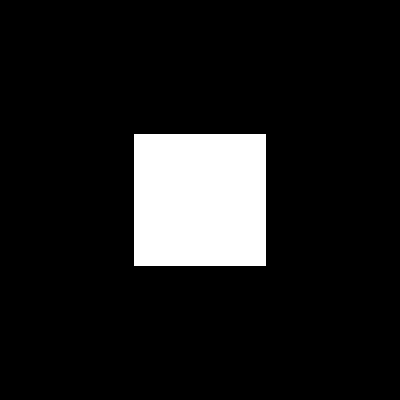
Frame 1 (no input)
Frame 60 (the mouse pressed at the canvas centre just before this capture): identical to frame 1, image omitted
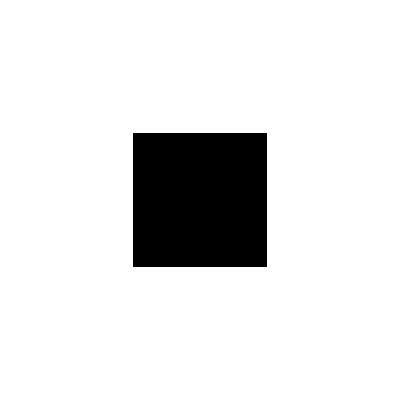
Frame 120 (the mouse held since frame 60 and released just before this capture)

The Processing sketch that drew these frames (run headless with seeded random() and noise(); from frame 60 on, the mouse is pressed at the canvas centre):

// Processing sketch: LightOn_LightOn
// ── LightOn_LightOn.pde
boolean lightOn = false;
int buttonX;
int buttonY;
int buttonSizeX;
int buttonSizeY;
int light;

void setup() {
  size (400, 400);
  rectMode(CENTER);
  buttonX = width/2;
  buttonY = height / 2;
  buttonSizeX = width/3;
  buttonSizeY = height / 3;
}

void draw() {
  light = 255;
  println(mouseX, mouseY);
  background(light);
  if (lightOn) {
    background(255);
    fill(0);
  } else {
    background(0);
    fill(255);
  }
  rect(buttonX, buttonY, buttonSizeX, buttonSizeY);
}


void mousePressed() {
  light = 255;
  if (mouseX > width / 3 && mouseY > height / 3 && mouseX < width-width / 3 && mouseY < height-height / 3) {
    lightOn = !lightOn;
  }
}
